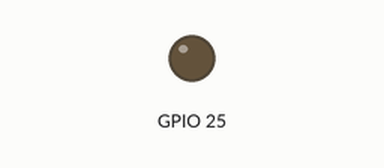
This program was run on a simulated Raspberry Pi (BCM pin numbers). On the bench: output pins drawn as LEDs (lit = HIGH). At 1.2 s the program stops and its outputs stay as they are.

Above: at 0.1 s.
At 0.6 s:
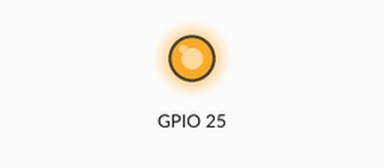
Timing chart, 0 to 2.2 s (numbered marks = the images above):
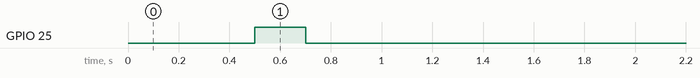

Measured:
- by itself, GPIO 25: LOW → HIGH at 0.50 s, → LOW 0.20 s later

The program:

pico_reset.py
```python
import RPi.GPIO as GPIO           # import RPi.GPIO module
import time
GPIO.setmode(GPIO.BCM)            # choose BCM or BOARD
GPIO.setup(25, GPIO.OUT) # set a port/pin as an output
GPIO.output(25, 0)       # set port/pin value to 0/GPIO.LOW/False
time.sleep(0.5)
GPIO.output(25, 1)       # set port/pin value to 1/GPIO.HIGH/True
time.sleep(0.2)
GPIO.output(25, 0)       # set port/pin value to 0/GPIO.LOW/False
time.sleep(0.5)
#GPIO.output(25, 1)
#time.sleep(0.5)
GPIO.cleanup()
```
